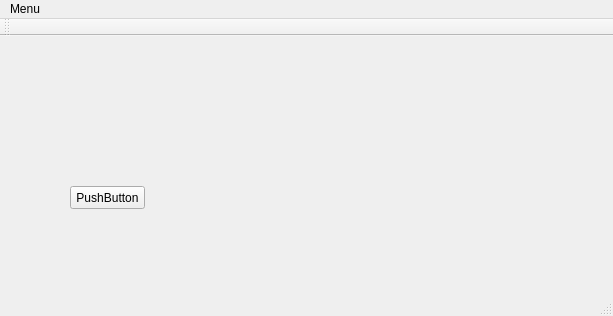
<?xml version="1.0" encoding="UTF-8"?>
<ui version="4.0">
 <class>pizzaria_ini</class>
 <widget class="QMainWindow" name="pizzaria_ini">
  <property name="geometry">
   <rect>
    <x>0</x>
    <y>0</y>
    <width>613</width>
    <height>316</height>
   </rect>
  </property>
  <property name="windowTitle">
   <string>Pizzaria e Lanchonete Pai e Filho</string>
  </property>
  <widget class="QWidget" name="centralwidget">
   <widget class="QPushButton" name="push_cadastro">
    <property name="geometry">
     <rect>
      <x>70</x>
      <y>150</y>
      <width>75</width>
      <height>23</height>
     </rect>
    </property>
    <property name="text">
     <string>PushButton</string>
    </property>
   </widget>
  </widget>
  <widget class="QStatusBar" name="statusbar"/>
  <widget class="QToolBar" name="toolBar">
   <property name="windowTitle">
    <string>toolBar</string>
   </property>
   <attribute name="toolBarArea">
    <enum>TopToolBarArea</enum>
   </attribute>
   <attribute name="toolBarBreak">
    <bool>false</bool>
   </attribute>
  </widget>
  <widget class="QMenuBar" name="menu_ini">
   <property name="geometry">
    <rect>
     <x>0</x>
     <y>0</y>
     <width>613</width>
     <height>21</height>
    </rect>
   </property>
   <widget class="QMenu" name="menuMenu">
    <property name="title">
     <string>Menu</string>
    </property>
    <addaction name="cadastro_venda"/>
    <addaction name="cadastro_compra"/>
    <addaction name="relatorio"/>
    <addaction name="separator"/>
    <addaction name="actionExit"/>
   </widget>
   <addaction name="menuMenu"/>
  </widget>
  <action name="cadastro_venda">
   <property name="text">
    <string>Cadastrar venda</string>
   </property>
  </action>
  <action name="cadastro_compra">
   <property name="text">
    <string>Cadastrar Compra</string>
   </property>
  </action>
  <action name="relatorio">
   <property name="text">
    <string>Relatório </string>
   </property>
  </action>
  <action name="actionExit">
   <property name="text">
    <string>Exit</string>
   </property>
  </action>
 </widget>
 <resources/>
 <connections/>
</ui>
